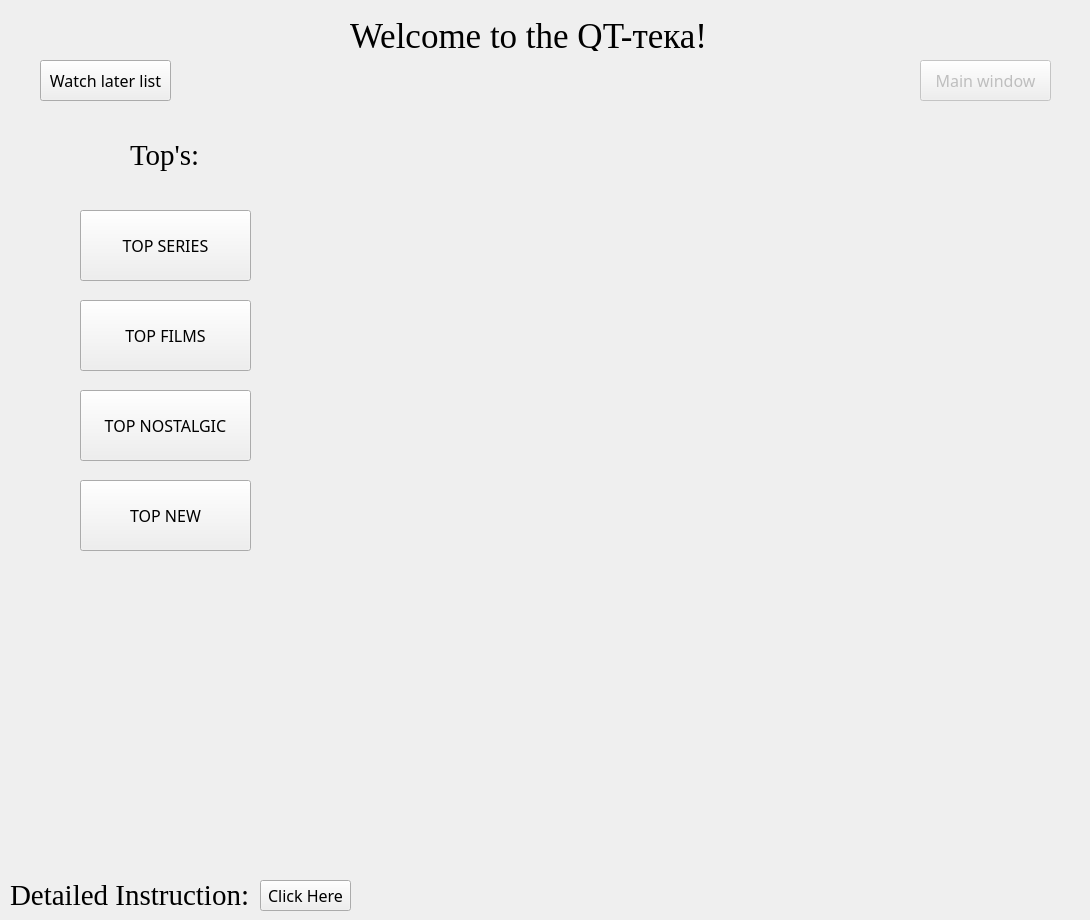
<?xml version="1.0" encoding="UTF-8"?>
<ui version="4.0">
 <class>Form</class>
 <widget class="QWidget" name="Form">
  <property name="geometry">
   <rect>
    <x>0</x>
    <y>0</y>
    <width>1090</width>
    <height>920</height>
   </rect>
  </property>
  <property name="sizePolicy">
   <sizepolicy hsizetype="Fixed" vsizetype="Fixed">
    <horstretch>0</horstretch>
    <verstretch>0</verstretch>
   </sizepolicy>
  </property>
  <property name="font">
   <font>
    <family>Times New Roman</family>
   </font>
  </property>
  <property name="windowTitle">
   <string>Form</string>
  </property>
  <property name="styleSheet">
   <string notr="true">QWidget{
	background_color: rgb(173, 173, 173)
}</string>
  </property>
  <widget class="QPushButton" name="pushButton_2">
   <property name="geometry">
    <rect>
     <x>40</x>
     <y>60</y>
     <width>131</width>
     <height>41</height>
    </rect>
   </property>
   <property name="font">
    <font>
     <family>Lucida Bright</family>
     <pointsize>12</pointsize>
    </font>
   </property>
   <property name="text">
    <string>Watch later list</string>
   </property>
  </widget>
  <widget class="QPushButton" name="pushButton_3">
   <property name="enabled">
    <bool>false</bool>
   </property>
   <property name="geometry">
    <rect>
     <x>920</x>
     <y>60</y>
     <width>131</width>
     <height>41</height>
    </rect>
   </property>
   <property name="font">
    <font>
     <family>Lucida Bright</family>
     <pointsize>12</pointsize>
    </font>
   </property>
   <property name="text">
    <string>Main window</string>
   </property>
  </widget>
  <widget class="QLabel" name="label">
   <property name="geometry">
    <rect>
     <x>350</x>
     <y>20</y>
     <width>361</width>
     <height>31</height>
    </rect>
   </property>
   <property name="font">
    <font>
     <family>Times New Roman</family>
     <pointsize>26</pointsize>
     <weight>50</weight>
     <italic>false</italic>
     <bold>false</bold>
     <underline>false</underline>
     <strikeout>false</strikeout>
    </font>
   </property>
   <property name="text">
    <string>Welcome to the QT-тека!</string>
   </property>
  </widget>
  <widget class="QLabel" name="label_2">
   <property name="geometry">
    <rect>
     <x>10</x>
     <y>880</y>
     <width>241</width>
     <height>31</height>
    </rect>
   </property>
   <property name="font">
    <font>
     <family>Times New Roman</family>
     <pointsize>22</pointsize>
     <weight>50</weight>
     <italic>false</italic>
     <bold>false</bold>
     <underline>false</underline>
     <strikeout>false</strikeout>
    </font>
   </property>
   <property name="text">
    <string>Detailed Instruction:</string>
   </property>
  </widget>
  <widget class="QPushButton" name="pushButton">
   <property name="geometry">
    <rect>
     <x>260</x>
     <y>880</y>
     <width>91</width>
     <height>31</height>
    </rect>
   </property>
   <property name="font">
    <font>
     <family>Segoe MDL2 Assets</family>
     <pointsize>12</pointsize>
    </font>
   </property>
   <property name="text">
    <string>Click Here</string>
   </property>
  </widget>
  <widget class="QPushButton" name="pushButton_4">
   <property name="geometry">
    <rect>
     <x>80</x>
     <y>210</y>
     <width>171</width>
     <height>71</height>
    </rect>
   </property>
   <property name="font">
    <font>
     <family>Lucida Bright</family>
     <pointsize>12</pointsize>
    </font>
   </property>
   <property name="text">
    <string>TOP SERIES</string>
   </property>
  </widget>
  <widget class="QPushButton" name="pushButton_5">
   <property name="geometry">
    <rect>
     <x>80</x>
     <y>300</y>
     <width>171</width>
     <height>71</height>
    </rect>
   </property>
   <property name="font">
    <font>
     <family>Lucida Bright</family>
     <pointsize>12</pointsize>
    </font>
   </property>
   <property name="text">
    <string>TOP FILMS</string>
   </property>
  </widget>
  <widget class="QLabel" name="label_3">
   <property name="geometry">
    <rect>
     <x>130</x>
     <y>140</y>
     <width>81</width>
     <height>31</height>
    </rect>
   </property>
   <property name="font">
    <font>
     <family>Times New Roman</family>
     <pointsize>22</pointsize>
     <weight>50</weight>
     <italic>false</italic>
     <bold>false</bold>
     <underline>false</underline>
     <strikeout>false</strikeout>
    </font>
   </property>
   <property name="text">
    <string>Top's:</string>
   </property>
  </widget>
  <widget class="QPushButton" name="pushButton_6">
   <property name="geometry">
    <rect>
     <x>80</x>
     <y>390</y>
     <width>171</width>
     <height>71</height>
    </rect>
   </property>
   <property name="font">
    <font>
     <family>Lucida Bright</family>
     <pointsize>12</pointsize>
    </font>
   </property>
   <property name="text">
    <string>TOP NOSTALGIC</string>
   </property>
  </widget>
  <widget class="QPushButton" name="pushButton_7">
   <property name="geometry">
    <rect>
     <x>80</x>
     <y>480</y>
     <width>171</width>
     <height>71</height>
    </rect>
   </property>
   <property name="font">
    <font>
     <family>Lucida Bright</family>
     <pointsize>12</pointsize>
    </font>
   </property>
   <property name="text">
    <string>TOP NEW</string>
   </property>
  </widget>
 </widget>
 <resources/>
 <connections/>
</ui>
